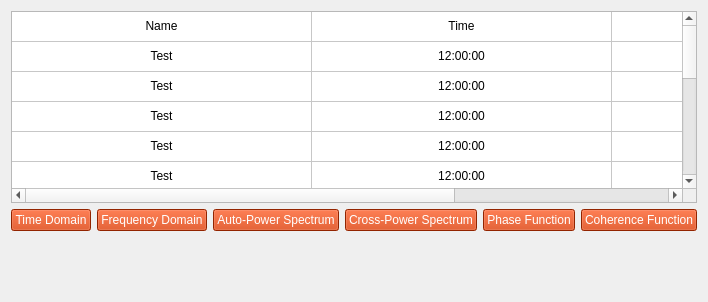
						<widget class="QWidget" name="visualize_tab">
							<attribute name="title">
								<string>Data Visualization</string>
							</attribute>
							<layout class="QVBoxLayout" name="verticalLayout_4">
								<item>
									<widget class="QTableWidget" name="visualize_tab_tableWidget">
										<property name="autoFillBackground">
											<bool>false</bool>
										</property>
										<property name="styleSheet">
											<string notr="true">font: 12pt &quot;MS Shell Dlg 2&quot;;
												alternate-background-color: rgb(255, 255, 255);
											</string>
										</property>
										<property name="sizeAdjustPolicy">
											<enum>QAbstractScrollArea::AdjustIgnored</enum>
										</property>
										<property name="alternatingRowColors">
											<bool>true</bool>
										</property>
										<property name="selectionBehavior">
											<enum>QAbstractItemView::SelectRows</enum>
										</property>
										<property name="textElideMode">
											<enum>Qt::ElideMiddle</enum>
										</property>
										<property name="sortingEnabled">
											<bool>true</bool>
										</property>
										<attribute name="horizontalHeaderVisible">
											<bool>false</bool>
										</attribute>
										<attribute name="horizontalHeaderCascadingSectionResizes">
											<bool>false</bool>
										</attribute>
										<attribute name="horizontalHeaderDefaultSectionSize">
											<number>300</number>
										</attribute>
										<attribute name="horizontalHeaderHighlightSections">
											<bool>true</bool>
										</attribute>
										<attribute name="horizontalHeaderMinimumSectionSize">
											<number>100</number>
										</attribute>
										<attribute name="horizontalHeaderShowSortIndicator" stdset="0">
											<bool>true</bool>
										</attribute>
										<attribute name="horizontalHeaderStretchLastSection">
											<bool>true</bool>
										</attribute>
										<attribute name="verticalHeaderVisible">
											<bool>false</bool>
										</attribute>
										<attribute name="verticalHeaderCascadingSectionResizes">
											<bool>false</bool>
										</attribute>
										<attribute name="verticalHeaderShowSortIndicator" stdset="0">
											<bool>false</bool>
										</attribute>
										<attribute name="verticalHeaderStretchLastSection">
											<bool>false</bool>
										</attribute>
										<row>
											<property name="text">
												<string>0</string>
											</property>
										</row>
										<row>
											<property name="text">
												<string>1</string>
											</property>
										</row>
										<row>
											<property name="text">
												<string>3</string>
											</property>
										</row>
										<row>
											<property name="text">
												<string>4</string>
											</property>
										</row>
										<row>
											<property name="text">
												<string>5</string>
											</property>
										</row>
										<row>
											<property name="text">
												<string>6</string>
											</property>
										</row>
										<row>
											<property name="text">
												<string>7</string>
											</property>
										</row>
										<row>
											<property name="text">
												<string>8</string>
											</property>
										</row>
										<row>
											<property name="text">
												<string>9</string>
											</property>
										</row>
										<row>
											<property name="text">
												<string>10</string>
											</property>
											<property name="textAlignment">
												<set>AlignCenter</set>
											</property>
										</row>
										<row>
											<property name="text">
												<string>11</string>
											</property>
										</row>
										<row>
											<property name="text">
												<string>12</string>
											</property>
										</row>
										<row>
											<property name="text">
												<string>14</string>
											</property>
										</row>
										<row>
											<property name="text">
												<string>15</string>
											</property>
										</row>
										<column>
											<property name="text">
												<string>Name</string>
											</property>
											<property name="textAlignment">
												<set>AlignCenter</set>
											</property>
										</column>
										<column>
											<property name="text">
												<string>Time</string>
											</property>
											<property name="textAlignment">
												<set>AlignCenter</set>
											</property>
										</column>
										<column>
											<property name="text">
												<string>Duration</string>
											</property>
											<property name="textAlignment">
												<set>AlignCenter</set>
											</property>
										</column>
										<item row="0" column="0">
											<property name="text">
												<string>Name</string>
											</property>
											<property name="textAlignment">
												<set>AlignCenter</set>
											</property>
										</item>
										<item row="0" column="1">
											<property name="text">
												<string>Time</string>
											</property>
											<property name="textAlignment">
												<set>AlignCenter</set>
											</property>
										</item>
										<item row="0" column="2">
											<property name="text">
												<string>Duration</string>
											</property>
											<property name="textAlignment">
												<set>AlignCenter</set>
											</property>
										</item>
										<item row="1" column="0">
											<property name="text">
												<string>Test</string>
											</property>
											<property name="textAlignment">
												<set>AlignCenter</set>
											</property>
										</item>
										<item row="1" column="1">
											<property name="text">
												<string>12:00:00</string>
											</property>
											<property name="textAlignment">
												<set>AlignCenter</set>
											</property>
										</item>
										<item row="1" column="2">
											<property name="text">
												<string>00:10:02</string>
											</property>
											<property name="textAlignment">
												<set>AlignCenter</set>
											</property>
										</item>
										<item row="2" column="0">
											<property name="text">
												<string>Test</string>
											</property>
											<property name="textAlignment">
												<set>AlignCenter</set>
											</property>
										</item>
										<item row="2" column="1">
											<property name="text">
												<string>12:00:00</string>
											</property>
											<property name="textAlignment">
												<set>AlignCenter</set>
											</property>
										</item>
										<item row="2" column="2">
											<property name="text">
												<string>00:10:02</string>
											</property>
											<property name="textAlignment">
												<set>AlignCenter</set>
											</property>
										</item>
										<item row="3" column="0">
											<property name="text">
												<string>Test</string>
											</property>
											<property name="textAlignment">
												<set>AlignCenter</set>
											</property>
										</item>
										<item row="3" column="1">
											<property name="text">
												<string>12:00:00</string>
											</property>
											<property name="textAlignment">
												<set>AlignCenter</set>
											</property>
										</item>
										<item row="3" column="2">
											<property name="text">
												<string>00:10:02</string>
											</property>
											<property name="textAlignment">
												<set>AlignCenter</set>
											</property>
										</item>
										<item row="4" column="0">
											<property name="text">
												<string>Test</string>
											</property>
											<property name="textAlignment">
												<set>AlignCenter</set>
											</property>
										</item>
										<item row="4" column="1">
											<property name="text">
												<string>12:00:00</string>
											</property>
											<property name="textAlignment">
												<set>AlignCenter</set>
											</property>
										</item>
										<item row="4" column="2">
											<property name="text">
												<string>00:10:02</string>
											</property>
											<property name="textAlignment">
												<set>AlignCenter</set>
											</property>
										</item>
										<item row="5" column="0">
											<property name="text">
												<string>Test</string>
											</property>
											<property name="textAlignment">
												<set>AlignCenter</set>
											</property>
										</item>
										<item row="5" column="1">
											<property name="text">
												<string>12:00:00</string>
											</property>
											<property name="textAlignment">
												<set>AlignCenter</set>
											</property>
										</item>
										<item row="5" column="2">
											<property name="text">
												<string>00:10:02</string>
											</property>
											<property name="textAlignment">
												<set>AlignCenter</set>
											</property>
										</item>
									</widget>
								</item>
								<item>
									<layout class="QHBoxLayout" name="visualize_tab_button_layout">
										<item>
											<widget class="QPushButton" name="visualize_tab_TIME_button">
												<property name="styleSheet">
													<string notr="true">background-color:rgb(204, 51, 0);
														color: rgb(255, 255, 255);
														font: 12pt &quot;MS Shell Dlg 2&quot;;
													</string>
												</property>
												<property name="text">
													<string>Time Domain</string>
												</property>
											</widget>
										</item>
										<item>
											<widget class="QPushButton" name="visualize_tab_FFT_button">
												<property name="styleSheet">
													<string notr="true">background-color:rgb(204, 51, 0);
														color: rgb(255, 255, 255);
														font: 12pt &quot;MS Shell Dlg 2&quot;;
													</string>
												</property>
												<property name="text">
													<string>Frequency Domain</string>
												</property>
											</widget>
										</item>
										<item>
											<widget class="QPushButton" name="visualize_tab_APS_button">
												<property name="styleSheet">
													<string notr="true">background-color:rgb(204, 51, 0);
														color: rgb(255, 255, 255);
														font: 12pt &quot;MS Shell Dlg 2&quot;;
													</string>
												</property>
												<property name="text">
													<string>Auto-Power Spectrum</string>
												</property>
											</widget>
										</item>
										<item>
											<widget class="QPushButton" name="visualize_tab_XPS_button">
												<property name="styleSheet">
													<string notr="true">background-color:rgb(204, 51, 0);
														color: rgb(255, 255, 255);
														font: 12pt &quot;MS Shell Dlg 2&quot;;
													</string>
												</property>
												<property name="text">
													<string>Cross-Power Spectrum</string>
												</property>
											</widget>
										</item>
										<item>
											<widget class="QPushButton" name="visualize_tab_PHASE_button">
												<property name="styleSheet">
													<string notr="true">background-color:rgb(204, 51, 0);
														color: rgb(255, 255, 255);
														font: 12pt &quot;MS Shell Dlg 2&quot;;
													</string>
												</property>
												<property name="text">
													<string>Phase Function</string>
												</property>
											</widget>
										</item>
										<item>
											<widget class="QPushButton" name="visualize_tab_COHERE_button">
												<property name="styleSheet">
													<string notr="true">background-color:rgb(204, 51, 0);
														color: rgb(255, 255, 255);
														font: 12pt &quot;MS Shell Dlg 2&quot;;
													</string>
												</property>
												<property name="text">
													<string>Coherence Function</string>
												</property>
											</widget>
										</item>
									</layout>
								</item>
								<item>
									<spacer name="horizontalSpacer_3">
										<property name="orientation">
											<enum>Qt::Horizontal</enum>
										</property>
										<property name="sizeHint" stdset="0">
											<size>
												<width>40</width>
												<height>20</height>
											</size>
										</property>
									</spacer>
								</item>
								<item>
									<spacer name="horizontalSpacer_2">
										<property name="orientation">
											<enum>Qt::Horizontal</enum>
										</property>
										<property name="sizeHint" stdset="0">
											<size>
												<width>40</width>
												<height>20</height>
											</size>
										</property>
									</spacer>
								</item>
								<item>
									<spacer name="horizontalSpacer">
										<property name="orientation">
											<enum>Qt::Horizontal</enum>
										</property>
										<property name="sizeHint" stdset="0">
											<size>
												<width>40</width>
												<height>20</height>
											</size>
										</property>
									</spacer>
								</item>
							</layout>
						</widget>
